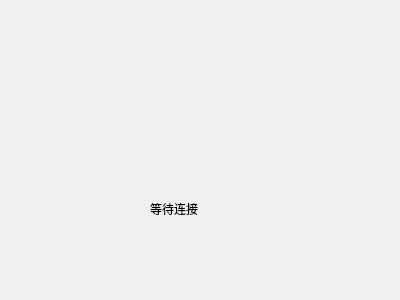
<?xml version="1.0" encoding="UTF-8"?>
<ui version="4.0">
 <class>Server</class>
 <widget class="QDialog" name="Server">
  <property name="geometry">
   <rect>
    <x>0</x>
    <y>0</y>
    <width>400</width>
    <height>300</height>
   </rect>
  </property>
  <property name="windowTitle">
   <string>Server</string>
  </property>
  <widget class="QLabel" name="label">
   <property name="geometry">
    <rect>
     <x>150</x>
     <y>200</y>
     <width>55</width>
     <height>18</height>
    </rect>
   </property>
   <property name="text">
    <string>等待连接</string>
   </property>
  </widget>
 </widget>
 <layoutdefault spacing="6" margin="11"/>
 <resources/>
 <connections/>
</ui>
